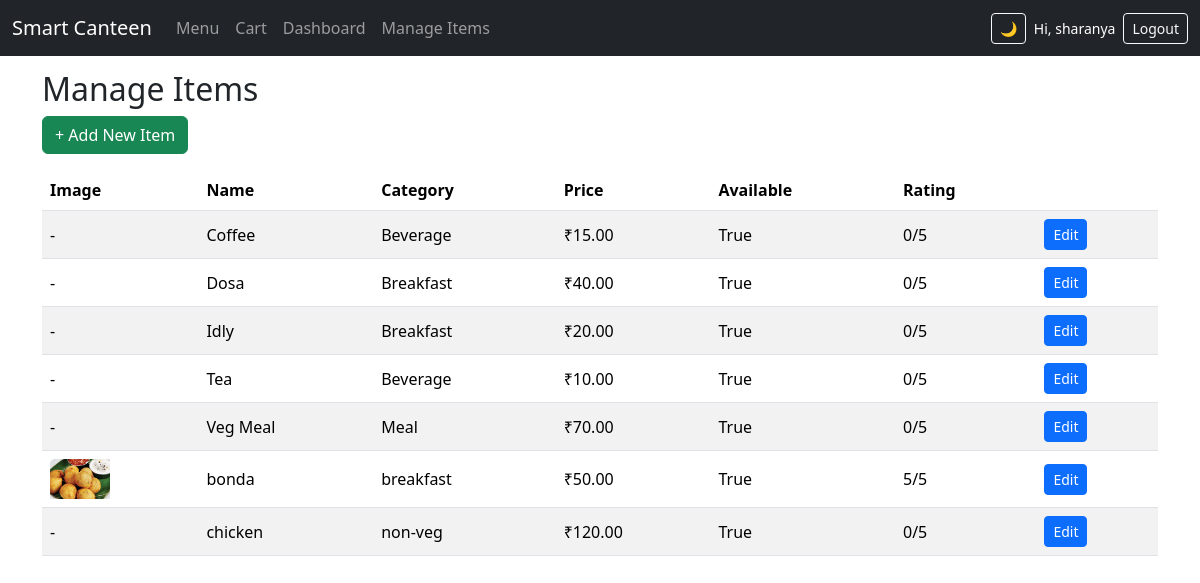
The page /items/manage/ (signed in) on the database its author committed.
### menu_app/models.py (models this page shows, shortened)
class Item(models.Model):
    name = models.CharField(max_length=100)
    description = models.TextField(blank=True)
    price = models.DecimalField(max_digits=7, decimal_places=2)
    category = models.CharField(max_length=50, blank=True)
    available = models.BooleanField(default=True)
    image = models.ImageField(upload_to='menu_images/', blank=True, null=True)
    rating = models.PositiveIntegerField(default=0)  # 0–5

### menu_app/views.py (the view)
# urls.py: path('items/manage/', views.manage_items, name='manage_items'),
@user_passes_test(lambda u: u.is_staff)
def manage_items(request):
    items = Item.objects.all().order_by('name')
    return render(request, 'items/manage_list.html', {'items': items})

### templates/items/manage_list.html
{% extends 'base.html' %}
{% block content %}
<h2>Manage Items</h2>
<div class="mb-3">
  <a href="{% url 'item_create' %}" class="btn btn-success">+ Add New Item</a>
</div>
<table class="table table-striped align-middle">
  <thead>
    <tr>
      <th>Image</th>
      <th>Name</th>
      <th>Category</th>
      <th>Price</th>
      <th>Available</th>
      <th>Rating</th>
      <th></th>
    </tr>
  </thead>
  <tbody>
    {% for item in items %}
    <tr>
      <td>
        {% if item.image %}
        <img src="{{ item.image.url }}" width="60" height="40" style="object-fit:cover;">
        {% else %}
        -
        {% endif %}
      </td>
      <td>{{ item.name }}</td>
      <td>{{ item.category }}</td>
      <td>₹{{ item.price }}</td>
      <td>{{ item.available }}</td>
      <td>{{ item.rating }}/5</td>
      <td>
        <a href="{% url 'item_edit' item.id %}" class="btn btn-sm btn-primary">Edit</a>
      </td>
    </tr>
    {% empty %}
    <tr><td colspan="7">No items.</td></tr>
    {% endfor %}
  </tbody>
</table>
{% endblock %}

### templates/base.html (shortened to what this page needs)
<!DOCTYPE html>
<html lang="en" data-bs-theme="light" id="htmlRoot">
<head>
  <link href="https://cdn.jsdelivr.net/npm/bootstrap@5.3.3/dist/css/bootstrap.min.css" rel="stylesheet">
</head>
<body>
  <nav class="navbar navbar-expand-lg navbar-dark bg-dark fixed-top">
    <div class="container-fluid">
      <a class="navbar-brand" href="{% url 'home' %}">Smart Canteen</a>
      <div class="collapse navbar-collapse" id="navbarNav">
        <ul class="navbar-nav me-auto">
          <li class="nav-item"><a class="nav-link" href="{% url 'menu_list' %}">Menu</a></li>
          <li class="nav-item"><a class="nav-link" href="{% url 'cart_view' %}">Cart</a></li>
          {% if user.is_staff %}
          <li class="nav-item"><a class="nav-link" href="{% url 'dashboard' %}">Dashboard</a></li>
          <li class="nav-item"><a class="nav-link" href="{% url 'manage_items' %}">Manage Items</a></li>
          {% endif %}
        </ul>
        <div class="d-flex align-items-center gap-2">
          <button class="btn btn-outline-light btn-sm" id="themeToggle">🌙</button>
          {% if user.is_authenticated %}
            <span class="navbar-text text-white small">Hi, {{ user.username }}</span>
            <form method="post" action="{% url 'logout' %}" style="display:inline;">
              <button class="btn btn-outline-light btn-sm">Logout</button>
            </form>
          {% else %}
            <a href="{% url 'login' %}" class="btn btn-outline-light btn-sm">Login</a>
            <a href="{% url 'register' %}" class="btn btn-warning btn-sm">Register</a>
          {% endif %}
        </div>
      </div>
    </div>
  </nav>
  <div class="container">
    {% block content %}{% endblock %}
  </div>
</body>
</html>

### templates/base.html (style rules this page uses)
body { padding-top: 70px; }

### rows shown on the page
Item: name "Coffee", category "Beverage", price "15.00", available "True", rating "0"
Item: name "Dosa", category "Breakfast", price "40.00", available "True", rating "0"
Item: name "Idly", category "Breakfast", price "20.00", available "True", rating "0"
Item: name "Tea", category "Beverage", price "10.00", available "True", rating "0"
Item: name "Veg Meal", category "Meal", price "70.00", available "True", rating "0"
Item: image (picture), name "bonda", category "breakfast", price "50.00", available "True", rating "5"
Item: name "chicken", category "non-veg", price "120.00", available "True", rating "0"

### other values the page prints
{{ user.username }} "sharanya"
